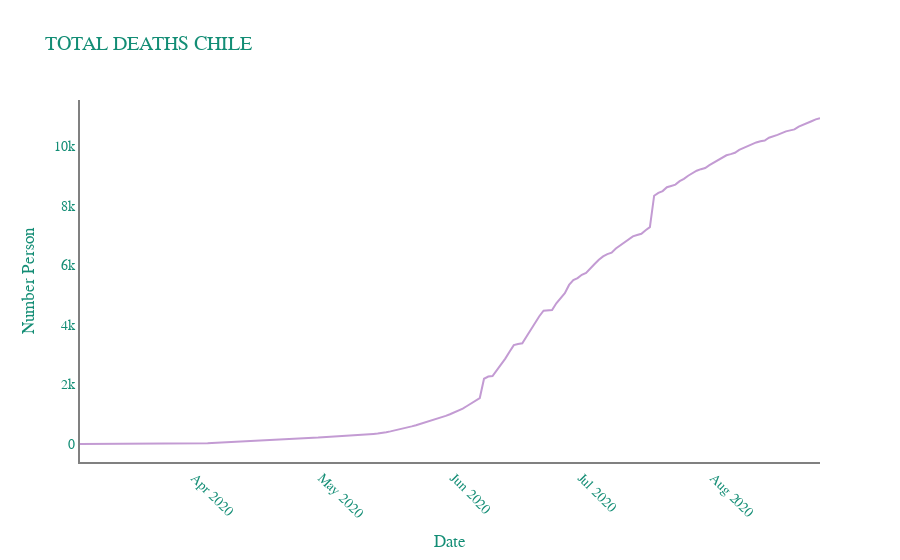

Notebook cell for this chart:
### Markdown cell above
## CHILE:

### Code cell
fig = go.Figure(data=go.Scatter(x=countries_total_deaths["date"],
                                y=countries_total_deaths["Chile"],
                                mode='lines',line_color="#C39BD3",fillcolor='white'))

fig.update_xaxes(showline=True, linewidth=2, linecolor='grey',tickangle = 45  )
fig.update_yaxes(showline=True, linewidth=2, linecolor='grey')
fig . update_layout ( 
    title = "TOTAL DEATHS CHILE " , 
    xaxis_title = "Date" , 
    yaxis_title = "Number Person" , 
    legend_title = None ,
    
    plot_bgcolor="white", 
    font = dict ( 
        family = "Courier New, monospace" , 
        size = 14 , 
        color = "#138D75"
    ) 
)
fig.show()

### Figure 1 — Plotly figure (JSON) as saved in the notebook; plotly's stock layout.template omitted (floating-point values rounded to 4 significant figures; data arrays with more than 128 entries replaced by an {"elided": "..."} marker saying what was removed)
{"data": [{"fillcolor": "white", "line": {"color": "#C39BD3"}, "mode": "lines", "type": "scatter", "x": {"elided": "175 str values"}, "y": {"elided": "175 int values"}}], "layout": {"font": {"color": "#138D75", "family": "Courier New, monospace", "size": 14}, "legend": {"title": {}}, "plot_bgcolor": "white", "title": {"text": "TOTAL DEATHS CHILE "}, "xaxis": {"linecolor": "grey", "linewidth": 2, "showline": true, "tickangle": 45, "title": {"text": "Date"}}, "yaxis": {"linecolor": "grey", "linewidth": 2, "showline": true, "title": {"text": "Number Person"}}}}
